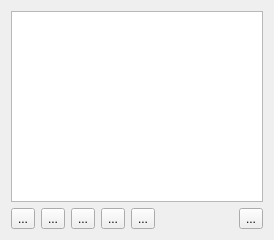
<?xml version="1.0" encoding="UTF-8"?>
<ui version="4.0">
 <class>Bin_widget</class>
 <widget class="QDialog" name="Bin_widget">
  <property name="geometry">
   <rect>
    <x>0</x>
    <y>0</y>
    <width>274</width>
    <height>240</height>
   </rect>
  </property>
  <property name="windowTitle">
   <string>Send command</string>
  </property>
  <layout class="QVBoxLayout" name="verticalLayout">
   <item>
    <widget class="QListWidget" name="listWidget"/>
   </item>
   <item>
    <layout class="QHBoxLayout" name="horizontalLayout">
     <item>
      <widget class="QToolButton" name="btn_add">
       <property name="text">
        <string>...</string>
       </property>
      </widget>
     </item>
     <item>
      <widget class="QToolButton" name="btn_rem">
       <property name="text">
        <string>...</string>
       </property>
      </widget>
     </item>
     <item>
      <widget class="QToolButton" name="btn_edt">
       <property name="text">
        <string>...</string>
       </property>
      </widget>
     </item>
     <item>
      <widget class="QToolButton" name="btn_up">
       <property name="text">
        <string>...</string>
       </property>
      </widget>
     </item>
     <item>
      <widget class="QToolButton" name="btn_down">
       <property name="text">
        <string>...</string>
       </property>
      </widget>
     </item>
     <item>
      <spacer name="horizontalSpacer">
       <property name="orientation">
        <enum>Qt::Horizontal</enum>
       </property>
       <property name="sizeHint" stdset="0">
        <size>
         <width>40</width>
         <height>20</height>
        </size>
       </property>
      </spacer>
     </item>
     <item>
      <widget class="QToolButton" name="btn_run">
       <property name="text">
        <string>...</string>
       </property>
      </widget>
     </item>
    </layout>
   </item>
  </layout>
 </widget>
 <tabstops>
  <tabstop>listWidget</tabstop>
  <tabstop>btn_add</tabstop>
  <tabstop>btn_rem</tabstop>
  <tabstop>btn_edt</tabstop>
  <tabstop>btn_up</tabstop>
  <tabstop>btn_down</tabstop>
  <tabstop>btn_run</tabstop>
 </tabstops>
 <resources/>
 <connections/>
</ui>
